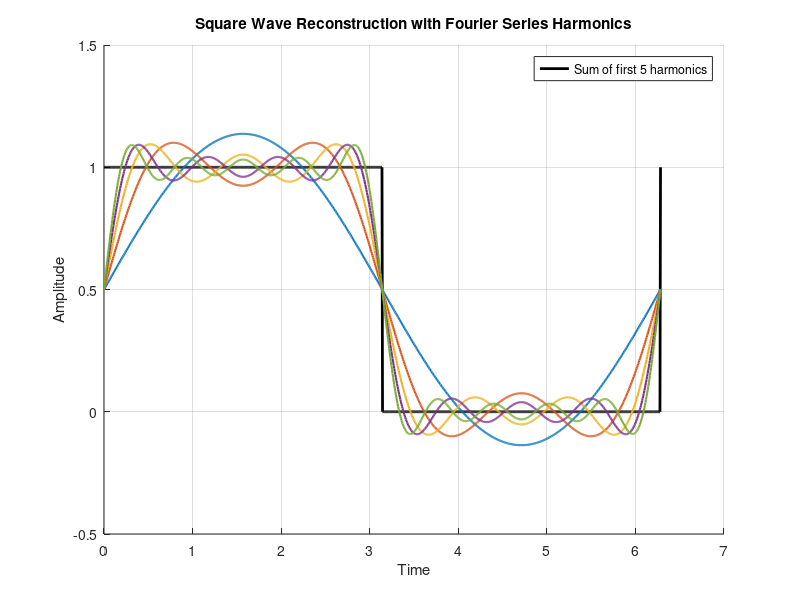

Write MATLAB code to recreate this figure.
% Parameters
T = 2*pi;                   % Period of the square wave
t = linspace(0, T, 1000);   % Time vector

% Desired Square wave parameters
A = 1;                              % Amplitude
offset = 0.5;                       % To adjust the range from [0,1]

%Fourier series parameters
n_max = 10;                         % Number of harmonics
square_wave = zeros(size(t));       % Initialize square wave

% Create figure
figure;
hold on;

% Plot the square wave
target_square_wave = A * (square(t / T * 2 * pi) + 1) / 2;  
plot(t, target_square_wave, 'k', 'LineWidth', 2);
title('Square Wave Reconstruction with Fourier Series Harmonics');
xlabel('Time');
ylabel('Amplitude');
grid on;
ylim([-0.5, 1.5]);


% Pause at the beginning for 2 seconds
pause(2);


% Animate the sum of sinusoidal waves
for n = 1:2:n_max
    
    % nth harmonic
    harmonic = (4/pi) * (1/n) * sin(n * t);
    square_wave = square_wave + harmonic;
    
    % Adjusting to range [0, 1]
    adjusted_square_wave = (square_wave + 1) / 2;
    
    % Plot current sum of harmonics
    plot(t, adjusted_square_wave, 'LineWidth', 1.5);
    legend(['Sum of first ' num2str((n+1)/2) ' harmonics']);
    
    % Pause for 1 second time to create animation effect
    pause(1);
end

hold off;
